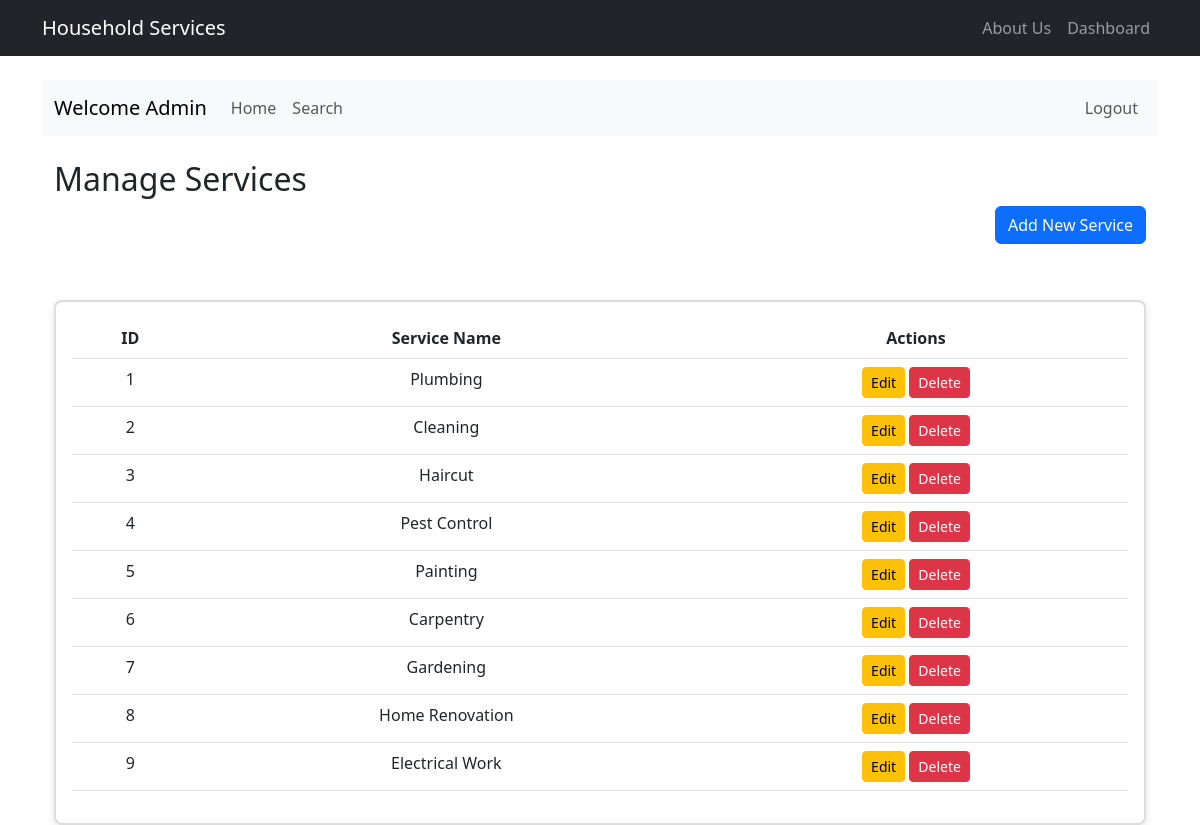
/admin/services (signed in), run on the app's committed database.
### model.py (models this page shows, shortened)
class Service(db.Model):
    id = db.Column(db.Integer, primary_key=True)
    name = db.Column(db.String(100), nullable=False)
    description = db.Column(db.Text)
    created_at = db.Column(db.DateTime, default=datetime.utcnow)
    is_active = db.Column(db.Boolean, default=True)

### routes.py (the view, shortened to what this page needs)
@app.route('/admin/services', methods=['GET', 'POST'])
@login_required
def manage_services():
    if current_user.type != 'admin':
        flash('Access denied. Admin privileges required.', 'danger')
        return redirect(url_for('dashboard'))
    form = ServiceForm()
    sub_service_form = SubServiceForm()
    services = Service.query.filter_by(is_active=True).all()
    return render_template('admin/services.html',
                         services=services,
                         form=form,
                         sub_service_form=sub_service_form)

### app.py (called while the page is built)
@login_manager.user_loader
def load_user(user_id):
    return User.query.get(int(user_id))

### templates/admin/services.html (shortened to what this page needs)
{% extends "main.html" %}
{% block admin_content %}
<div class="container">
    <div class="row mb-4">
        <div class="col-md-12">
            <h2>Manage Services</h2>
            <button type="button" class="btn btn-primary float-end" data-bs-toggle="modal" data-bs-target="#newServiceModal">
                Add New Service
            </button>
        </div>
    </div>
    <div class="row">
        <div class="col-md-12">
            <div class="card">
                <div class="card-body">
                    <table class="table">
                        <thead>
                            <tr>
                                <th>ID</th>
                                <th>Service Name</th>
                                <th>Actions</th>
                            </tr>
                        </thead>
                        <tbody>
                            {% for service in services %}
                            <tr>
                                <td>{{ service.id }}</td>
                                <td>{{ service.name }}</td>
                                <td>
                                    <a href="{{ url_for('edit_service', service_id=service.id) }}" class="btn btn-sm btn-warning">Edit</a>
                                    <form action="{{ url_for('delete_service', service_id=service.id) }}" method="POST" class="d-inline">
                                        <button type="submit" class="btn btn-sm btn-danger" onclick="return confirm('Are you sure you want to delete this service?')">Delete</button>
                                    </form>
                                </td>
                            </tr>
                            {% endfor %}
                        </tbody>
                    </table>
                </div>
            </div>
        </div>
    </div>
</div>
{% endblock %}

### static/css/style.css (style rules this page uses)
.card { box-shadow: 0 0 10px rgba(0,0,0,0.1); margin-top: 2rem; }
.card-body { padding: 2rem; }
.card { border: 2px solid #ddd; border-radius: 8px; box-shadow: 0 4px 8px rgba(0, 0, 0, 0.1); transition: transform 0.2s, box-shadow 0.2s; overflow: hidden; }
.card-body { padding: 16px; text-align: center; }

### data on the page
Service: id "1", name "Plumbing"
Service: id "2", name "Cleaning"
Service: id "3", name "Haircut"
Service: id "4", name "Pest Control"
Service: id "5", name "Painting"
Service: id "6", name "Carpentry"
Service: id "7", name "Gardening"
Service: id "8", name "Home Renovation"
Service: id "9", name "Electrical Work"
